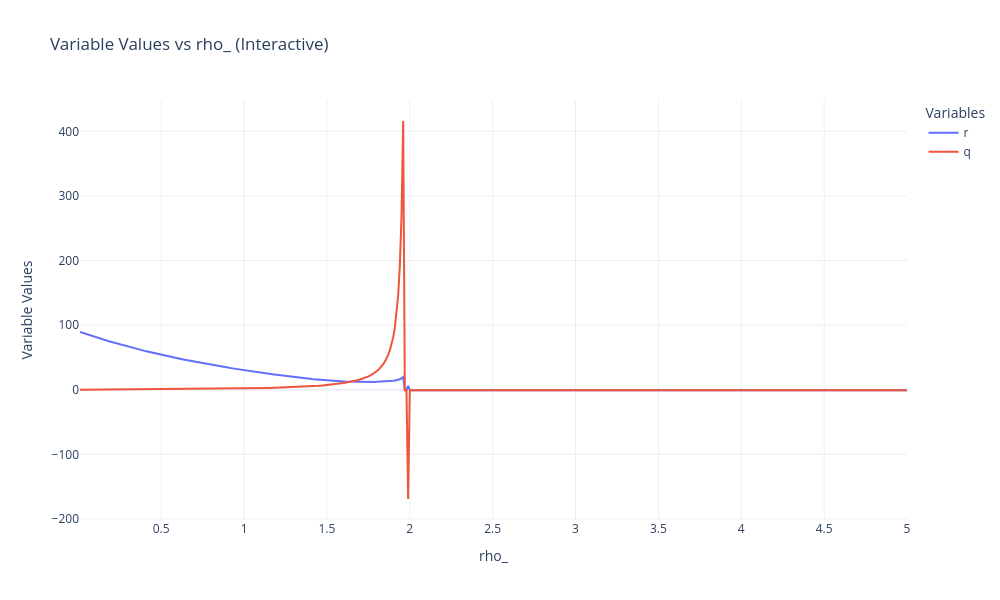

Source (notebook cell):
### Code cell
plot_equilibrium_equations_interactive(columns=['r', 'q'])

### Figure 1 — Plotly figure (JSON) as saved in the notebook; plotly's stock layout.template omitted (floating-point values rounded to 4 significant figures; data arrays with more than 128 entries replaced by an {"elided": "..."} marker saying what was removed)
{"data": [{"hovertemplate": "r: %{y:.4f} <br> rho_: %{x:.2f}<extra></extra>", "mode": "lines", "name": "r", "type": "scatter", "x": {"elided": "500 float values"}, "y": {"elided": "500 float values"}}, {"hovertemplate": "q: %{y:.4f} <br> rho_: %{x:.2f}<extra></extra>", "mode": "lines", "name": "q", "type": "scatter", "x": {"elided": "500 float values"}, "y": {"elided": "500 float values"}}], "layout": {"height": 600, "legend": {"title": {"text": "Variables"}}, "title": {"text": "Variable Values vs rho_ (Interactive)"}, "width": 1000, "xaxis": {"title": {"text": "rho_"}}, "yaxis": {"title": {"text": "Variable Values"}}}}
